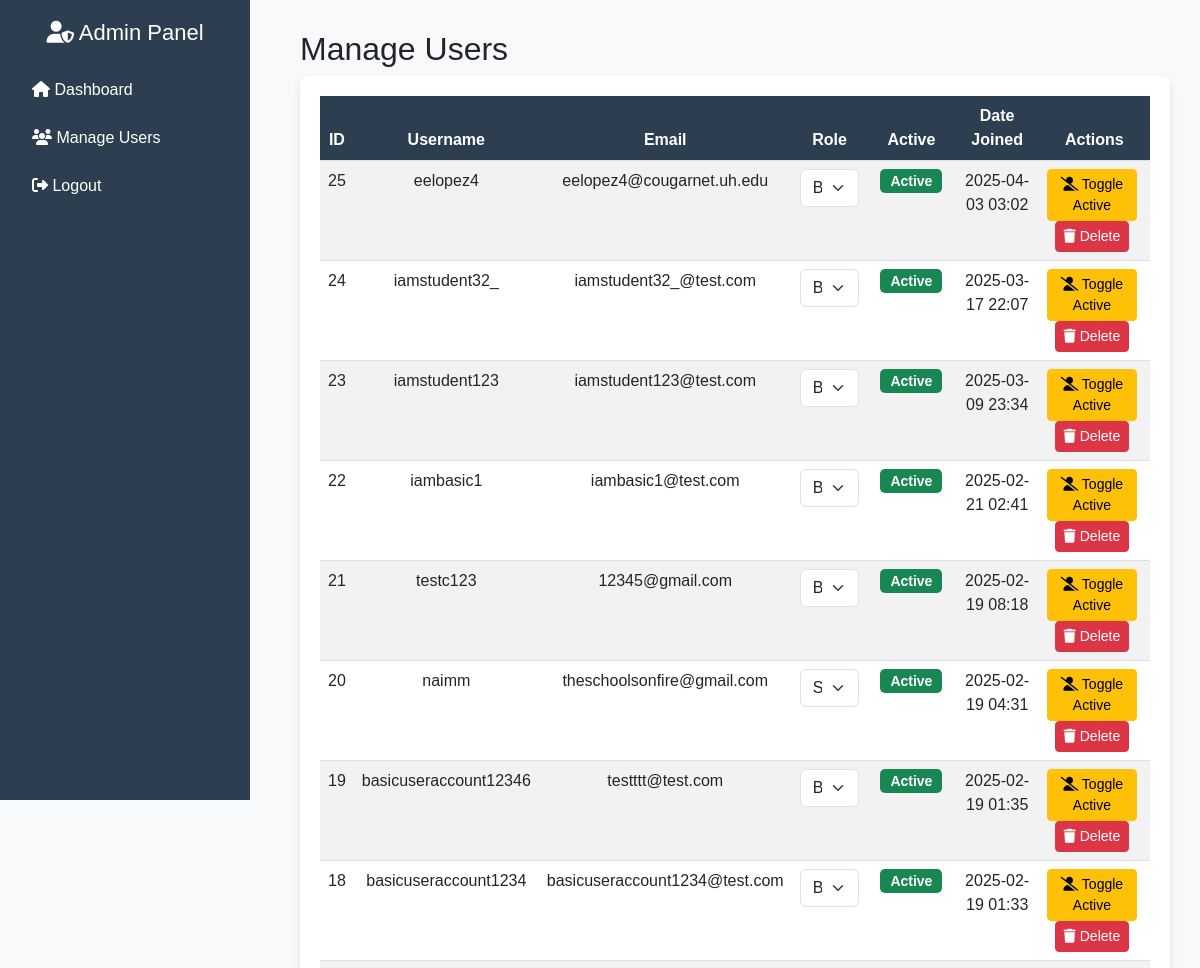
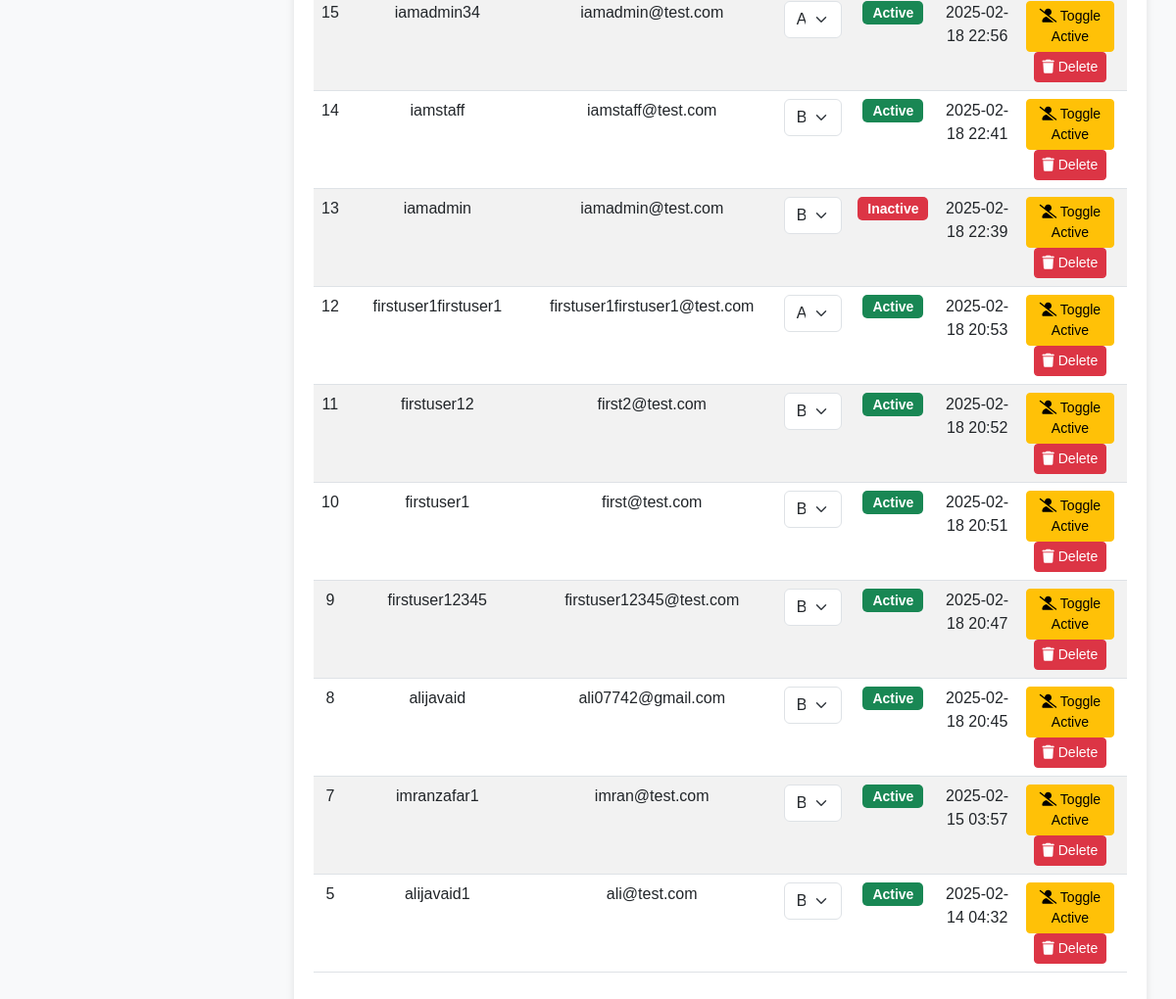
Screenshot of /accounts/admin/users/ (signed in) with the database file from the repository (2 pictures, top to bottom).
### accounts/models.py (models this page shows, shortened)
class User(AbstractUser):
    ROLE_CHOICES = [
        ('basic', 'Basic'),
        ('staff', 'Staff'),
        ('admin', 'Admin'),
    ]
    role = models.CharField(max_length=10, choices=ROLE_CHOICES, default='basic')

### accounts/views.py (the view)
# urls.py: path('admin/users/', admin_users_view, name='admin_users'), # accounts url
@login_required
def admin_users_view(request):
    if request.user.role == "admin":  # Only admins can access this
        users = User.objects.all().order_by('-date_joined')  # Fetch all users for admin view
        return render(request, 'accounts/admin_users.html', {'users': users})
    elif request.user.role == "staff":  # If the user is staff
        users = User.objects.filter(role__in=["basic", "staff"]).order_by('-date_joined')
        return render(request, 'accounts/staff_users.html', {'users': users})
    else:
        return redirect('/accounts/basic_home/')

### accounts/templates/accounts/admin_users.html (shortened to what this page needs)
<!DOCTYPE html>
<html lang="en">
<head>
    <link href="https://cdn.jsdelivr.net/npm/bootstrap@5.3.0/dist/css/bootstrap.min.css" rel="stylesheet">
</head>
<body>
    <div class="sidebar">
        <h2><i class="fas fa-user-shield"></i> Admin Panel</h2>
        <ul>
            <li><a href="/admin/"><i class="fas fa-home"></i> Dashboard</a></li>
            <li><a href="/accounts/admin/users/"><i class="fas fa-users"></i> Manage Users</a></li>
            <li><a href="/accounts/logout/"><i class="fas fa-sign-out-alt"></i> Logout</a></li>
        </ul>
    </div>
    <div class="main-content">
        <h2>Manage Users</h2>
        <div class="table-container">
            <table class="table table-striped">
                <thead>
                    <tr>
                        <th>ID</th>
                        <th>Username</th>
                        <th>Email</th>
                        <th>Role</th>
                        <th>Active</th>
                        <th>Date Joined</th>
                        <th>Actions</th>
                    </tr>
                </thead>
                <tbody>
                    {% for user in users %}
                    <tr>
                        <td>{{ user.id }}</td>
                        <td>{{ user.username }}</td>
                        <td>{{ user.email }}</td>
                        <td>
                            <form method="post" action="{% url 'change_role' user.id %}">
                                <select name="new_role" class="form-select" onchange="this.form.submit()">
                                    <option value="basic" {% if user.role == 'basic' %}selected{% endif %}>Basic</option>
                                    <option value="staff" {% if user.role == 'staff' %}selected{% endif %}>Staff</option>
                                    <option value="admin" {% if user.role == 'admin' %}selected{% endif %}>Admin</option>
                                </select>
                            </form>
                        </td>
                        <td>
                            {% if user.is_active %}
                                <span class="badge bg-success">Active</span>
                            {% else %}
                                <span class="badge bg-danger">Inactive</span>
                            {% endif %}
                        </td>
                        <td>{{ user.date_joined|date:"Y-m-d H:i" }}</td>
                        <td>
                            <form method="post" action="{% url 'deactivate_user' user.id %}" id="deactivate-form-{{ user.id }}" style="display:inline;">
                                <button type="button" class="btn btn-warning btn-sm btn-action" onclick="confirmDeactivate('{{ user.id }}')">
                                    <i class="fas fa-user-slash"></i> Toggle Active
                                </button>
                            </form>
                            <form method="post" action="{% url 'delete_user' user.id %}" id="delete-form-{{ user.id }}" style="display:inline;">
                                <button type="button" class="btn btn-danger btn-sm btn-action" onclick="confirmDelete('{{ user.id }}')">
                                    <i class="fas fa-trash"></i> Delete
                                </button>
                            </form>
                        </td>
                    </tr>
                    {% empty %}
                    <tr>
                        <td colspan="7" class="text-center">No users found.</td>
                    </tr>
                    {% endfor %}
                </tbody>
            </table>
        </div>
    </div>
</body>
</html>

### accounts/templates/accounts/admin_users.html (style rules this page uses)
body { display: flex; background: #f8f9fa; font-family: 'Poppins', sans-serif; margin: 0; }
.sidebar { width: 250px; height: 100vh; background: #2c3e50; color: white; position: fixed; padding: 20px; }
.sidebar h2 { text-align: center; font-size: 22px; margin-bottom: 20px; }
.sidebar ul { list-style: none; padding: 0; }
.sidebar ul li { padding: 12px; text-align: left; transition: 0.3s; }
.sidebar ul li a { color: white; text-decoration: none; display: block; font-size: 16px; }
.main-content { margin-left: 270px; padding: 30px; width: calc(100% - 270px); }
.table-container { background: white; padding: 20px; border-radius: 8px; box-shadow: 0px 4px 8px rgba(0, 0, 0, 0.1); }
.table th { background: #2c3e50; color: white; text-align: center; }
.table td { text-align: center; }
.badge { padding: 5px 10px; border-radius: 5px; font-size: 14px; }
.btn-action { margin-right: 5px; }

### rows the page displays
User: id "25", username "eelopez4", email "eelopez4@cougarnet.uh.edu", new_role "Basic", is_active "Active", date_joined "2025-04-03 03:02"
User: id "24", username "iamstudent32_", email "iamstudent32_@test.com", new_role "Basic", is_active "Active", date_joined "2025-03-17 22:07"
User: id "23", username "iamstudent123", email "iamstudent123@test.com", new_role "Basic", is_active "Active", date_joined "2025-03-09 23:34"
User: id "22", username "iambasic1", email "iambasic1@test.com", new_role "Basic", is_active "Active", date_joined "2025-02-21 02:41"
User: id "21", username "testc123", email "12345@gmail.com", new_role "Basic", is_active "Active", date_joined "2025-02-19 08:18"
User: id "20", username "naimm", email "theschoolsonfire@gmail.com", new_role "Staff", is_active "Active", date_joined "2025-02-19 04:31"
User: id "19", username "basicuseraccount12346", email "testttt@test.com", new_role "Basic", is_active "Active", date_joined "2025-02-19 01:35"
User: id "18", username "basicuseraccount1234", email "basicuseraccount1234@test.com", new_role "Basic", is_active "Active", date_joined "2025-02-19 01:33"
User: id "15", username "iamadmin34", email "iamadmin@test.com", new_role "Admin", is_active "Active", date_joined "2025-02-18 22:56"
User: id "14", username "iamstaff", email "iamstaff@test.com", new_role "Basic", is_active "Active", date_joined "2025-02-18 22:41"
User: id "13", username "iamadmin", email "iamadmin@test.com", new_role "Basic", is_active "Inactive", date_joined "2025-02-18 22:39"
User: id "12", username "firstuser1firstuser1", email "firstuser1firstuser1@test.com", new_role "Admin", is_active "Active", date_joined "2025-02-18 20:53"
User: id "11", username "firstuser12", email "first2@test.com", new_role "Basic", is_active "Active", date_joined "2025-02-18 20:52"
User: id "10", username "firstuser1", email "first@test.com", new_role "Basic", is_active "Active", date_joined "2025-02-18 20:51"
User: id "9", username "firstuser12345", email "firstuser12345@test.com", new_role "Basic", is_active "Active", date_joined "2025-02-18 20:47"
User: id "8", username "alijavaid", email "ali07742@gmail.com", new_role "Basic", is_active "Active", date_joined "2025-02-18 20:45"
User: id "7", username "imranzafar1", email "imran@test.com", new_role "Basic", is_active "Active", date_joined "2025-02-15 03:57"
User: id "5", username "alijavaid1", email "ali@test.com", new_role "Basic", is_active "Active", date_joined "2025-02-14 04:32"
